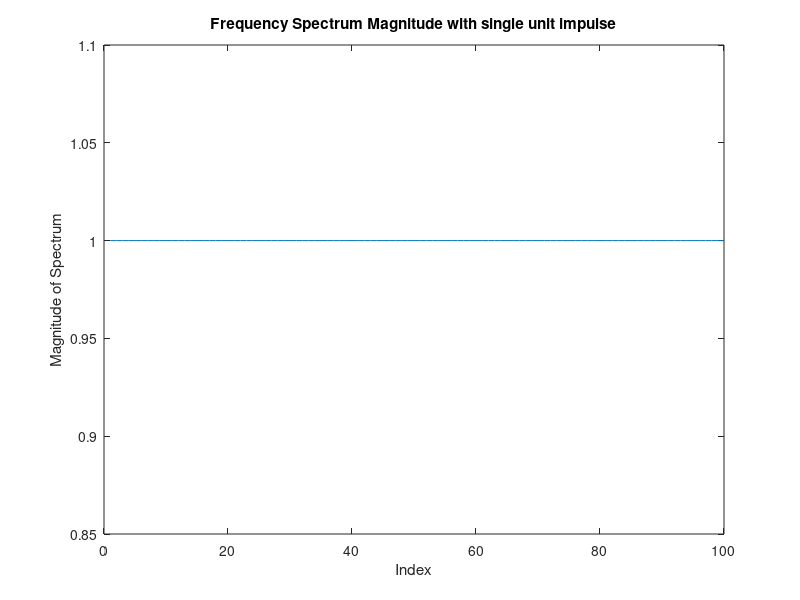
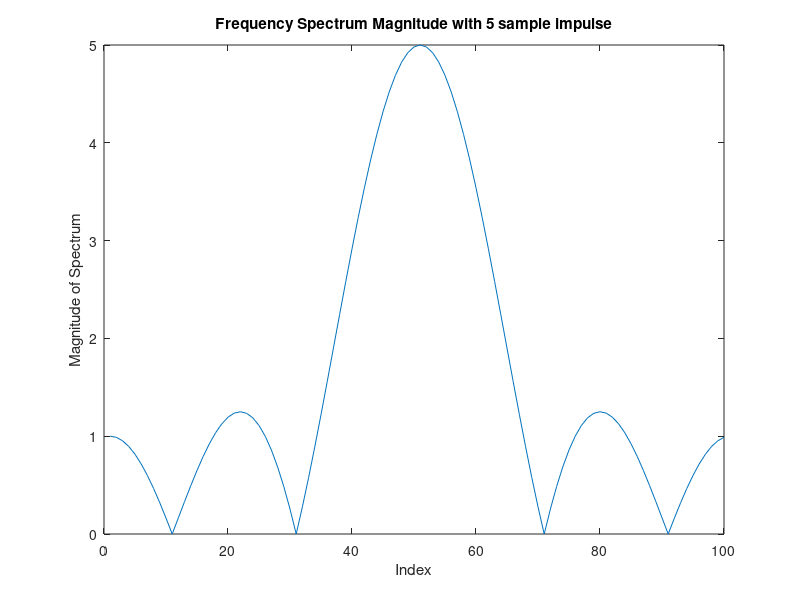
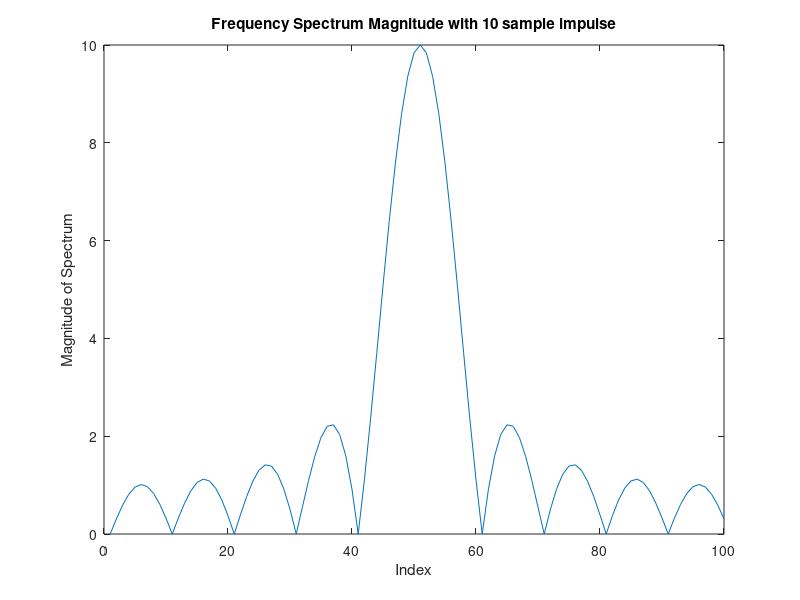
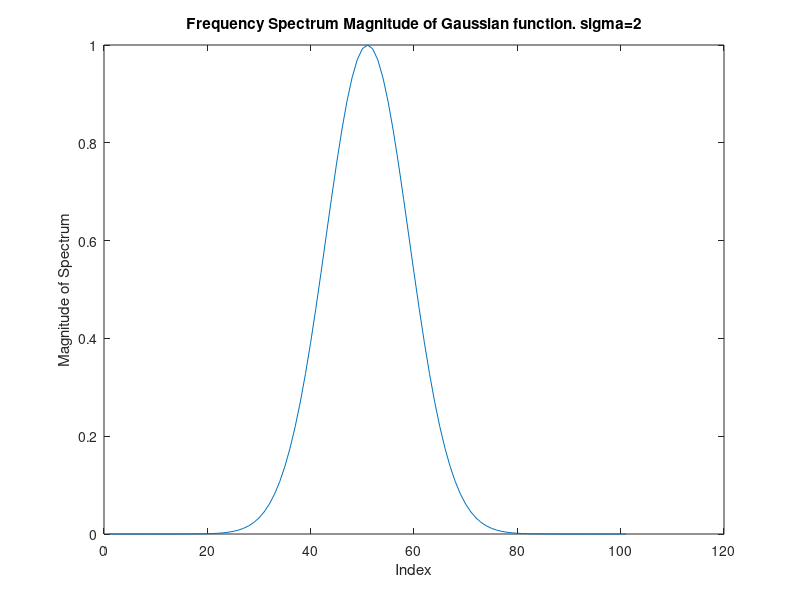

MATLAB code to generate these figures, in order:
%first part
signal = zeros(1,100);
signal(50) = 1;
signalDFTmag = abs(fft(signal));

figure
plot(signalDFTmag);
xlabel('Index');
ylabel('Magnitude of Spectrum');
title('Frequency Spectrum Magnitude with single unit impulse');

%5 sample long spectrum magnitude
signal_5 = ones(1,5);
signal(48:52) = signal_5;
signalDFTmag_5 = abs(fftshift(fft(signal)));

figure
plot(signalDFTmag_5);
xlabel('Index');
ylabel('Magnitude of Spectrum');
title('Frequency Spectrum Magnitude with 5 sample impulse');

%10 sample long spectrum magnitude
signal_10 = ones(1,10);
signal(45:54) = signal_10;
signalDFTmag_10 = abs(fftshift(fft(signal)));

figure
plot(signalDFTmag_10);
xlabel('Index');
ylabel('Magnitude of Spectrum');
title('Frequency Spectrum Magnitude with 10 sample impulse');

%Gaussian function frequency plots
figure
gaussFunc_X = -50:1:50;
sigma = 2;
gaussFunc_Y = (1/(sigma*sqrt(2*pi)))*exp(-gaussFunc_X.^2/(2*sigma^2));
gaussFunc_freq = abs(fftshift(fft(gaussFunc_Y)));
plot(gaussFunc_freq);
xlabel('Index');
ylabel('Magnitude of Spectrum');
title('Frequency Spectrum Magnitude of Gaussian function. sigma=2');